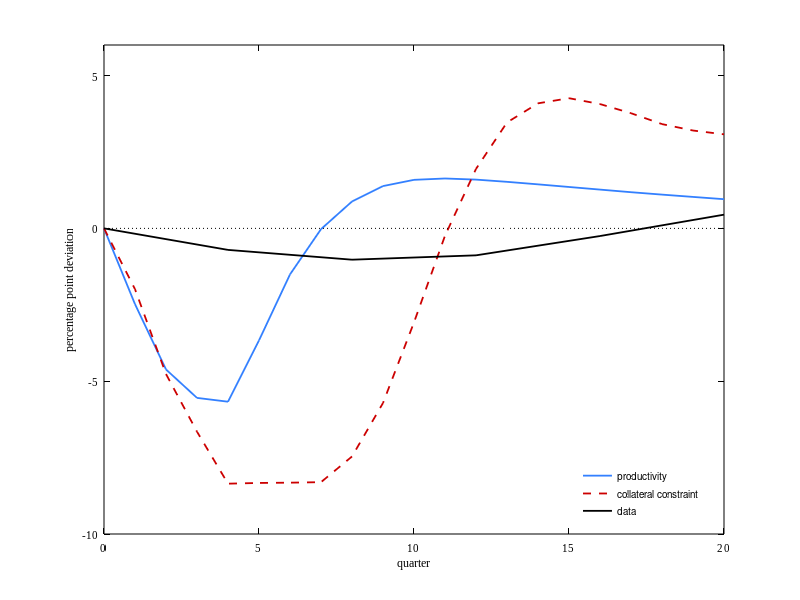

This chart was generated by the following MATLAB code: (Note: this script raises an error after producing the figure.)
clear, clc, close all

load ('data_figures.mat')

% specification
fontsz = 8;
paper_unit = 'inches'; % 'inches', 'normalized', 'centimeters', 'points'
paper_size = [3.2 2.3]; % [width height]
paper_position = [0 0 3.2 2.3]; % [left bottom width height].
paper_orientation = 'portrait'; % 'portrait (default)', 'landscape'
font_name = 'Times New Roman'; % 'Helvetica', 'Times New Roman'
color_graph = [0.2 0.5 1.0];
color_mark = [0.2 0.5 1.0];

%impulse response
% Column 1: quarter	
% Column 2: shock z	
% Column 3: output z	
% Column 4: employment z	
% Column 5: firm debt to output z	
% Column 6: firm entry z	
% Column 7: firm exit z	
% Column 8: consumption z	
% Column 9: investment z	
% Column 10: r z	
% Column 11: w z	

% Column 12: shock theta	
% Column 13: output theta
% Column 14: employment theta
% Column 15: firm debt to output theta
% Column 16: firm entry theta
% Column 17: firm exit theta
% Column 18: consumption theta	
% Column 19: investment theta
% Column 20: r theta
% Column 21: w theta

% Column 22: zero

% Entry
x1 = impulse_elastic_entry(:,1);
x2 = impulse_elastic_entry(:,1);
x3 = data_average_recession_entry_exit(:,1);
y1 = impulse_elastic_entry(:,6);
y2 = impulse_elastic_entry(:,16);
y3 = data_average_recession_entry_exit(:,2);

figure
p1 = plot(x1,y1,'Color',[0.2 0.5 1.0],'LineWidth',1.3,'LineStyle','-'); hold on
p2 = plot(x2,y2,'Color',[0.8 0 0],'LineWidth',1.3,'LineStyle','--');
p3 = plot(x3,y3,'Color',[0 0 0],'LineWidth',1.3,'LineStyle','-');
p6 = plot(x1,0*y1,'Color','k','LineWidth',0.5,'LineStyle',':');
xlabel('quarter','Color','k')
ylabel('percentage point deviation','Color','k')
xlim([0,20])
ylim([-10,6])
hleglines = [p1(1) p2(1) p3(1)];
legend(hleglines,'productivity','collateral constraint','data','Location','SouthEast')
legend boxoff
set(gca,'Fontsize',fontsz,'FontName',font_name,'xcolor','k','ycolor','k')
fig = gcf;
fig.PaperUnits = paper_unit;
fig.PaperSize = paper_size;
fig.PaperPosition = paper_position;
fig.PaperOrientation = paper_orientation;
print('fig_ir_entry','-dpng','-r300')





%Exit

x1 = impulse_elastic_entry(:,1);
x2 = impulse_elastic_entry(:,1);
x3 = data_average_recession_entry_exit(:,1);
y1 = impulse_elastic_entry(:,7);
y2 = impulse_elastic_entry(:,17);
y3 = data_average_recession_entry_exit(:,3);

figure
p1 = plot(x1,y1,'Color',[0.2 0.5 1.0],'LineWidth',1.3,'LineStyle','-'); hold on
p2 = plot(x2,y2,'Color',[0.8 0 0],'LineWidth',1.3,'LineStyle','--');
p3 = plot(x3,y3,'Color',[0 0 0],'LineWidth',1.3,'LineStyle','-');
p6 = plot(x1,0*y1,'Color','k','LineWidth',0.5,'LineStyle',':');
xlabel('quarter','Color','k')
ylabel('percentage point deviation','Color','k')
xlim([0,20])
ylim([-10,6])
hleglines = [p1(1) p2(1) p3(1)];
legend(hleglines,'productivity','collateral constraint','data','Location','SouthEast')
legend boxoff
set(gca,'Fontsize',fontsz,'FontName',font_name,'xcolor','k','ycolor','k')
fig = gcf;
fig.PaperUnits = paper_unit;
fig.PaperSize = paper_size;
fig.PaperPosition = paper_position;
fig.PaperOrientation = paper_orientation;
print('fig_ir_exit','-dpng','-r300')




